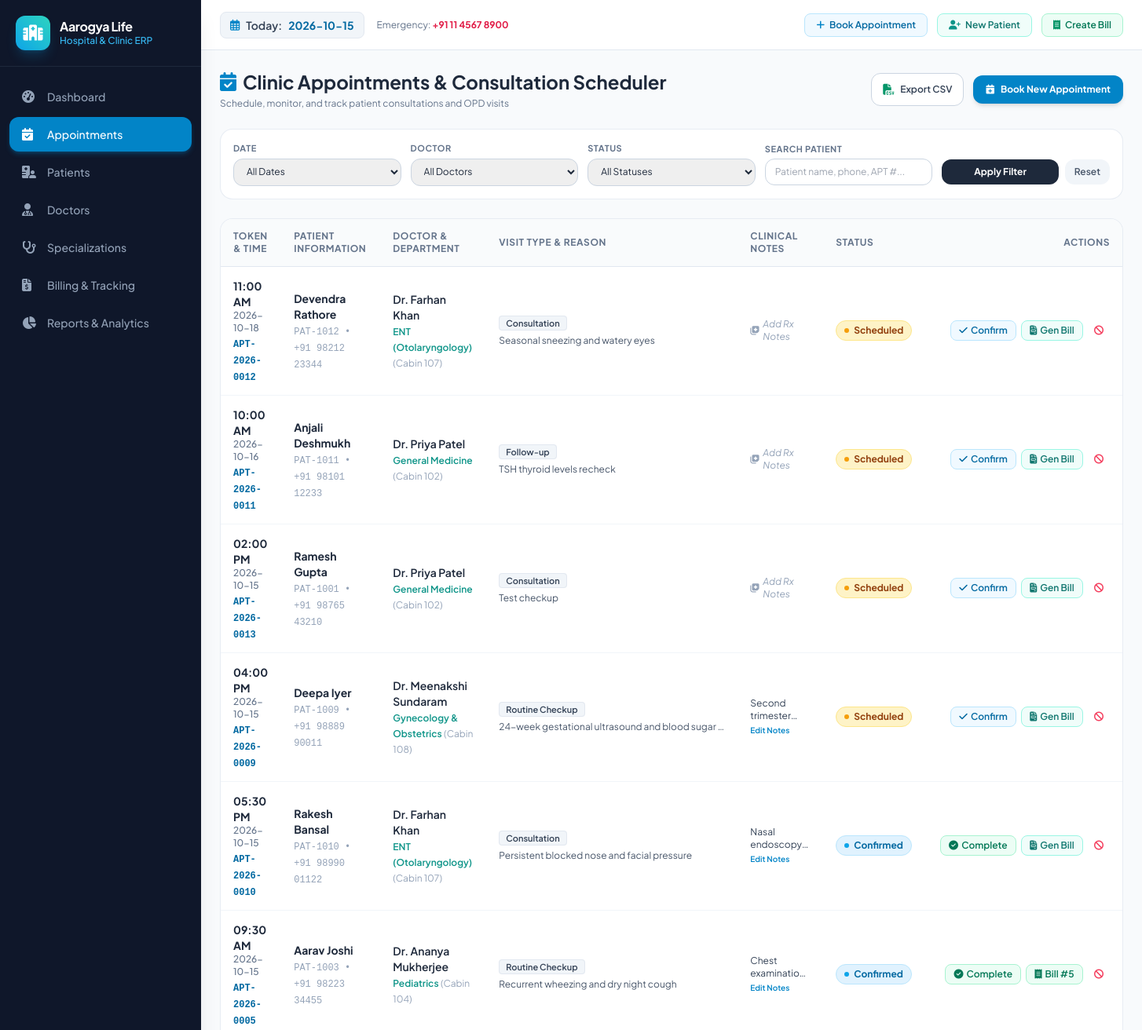
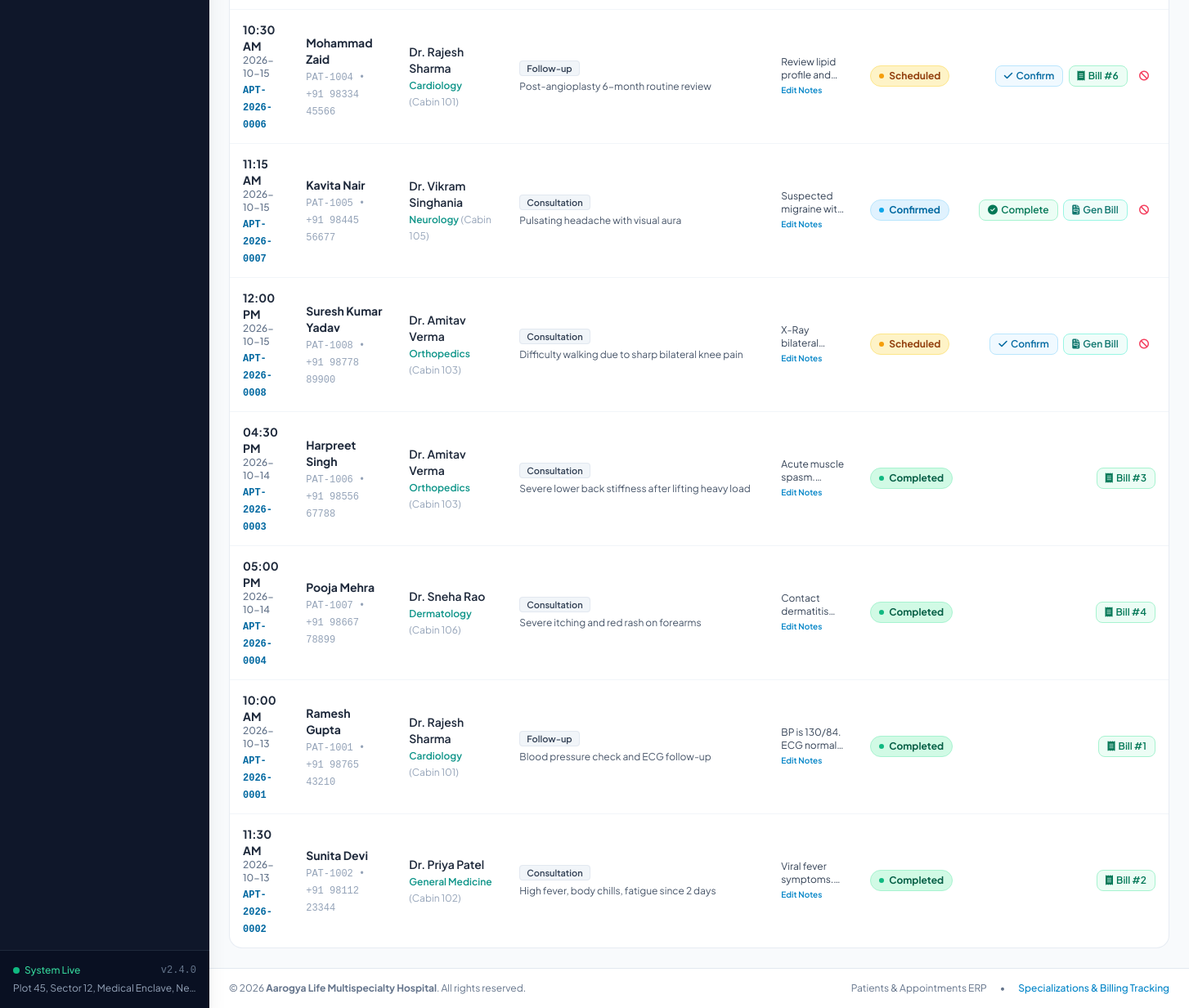
The app's page /appointments with its own data (2 pictures, top to bottom).
### tables this page shows
CREATE TABLE appointments (
        id INTEGER PRIMARY KEY AUTOINCREMENT,
        appointment_no TEXT UNIQUE NOT NULL,
        patient_id INTEGER NOT NULL,
        doctor_id INTEGER NOT NULL,
        appointment_date TEXT NOT NULL,
        appointment_time TEXT NOT NULL,
        visit_type TEXT DEFAULT 'Consultation',
        reason TEXT,
        status TEXT DEFAULT 'Scheduled',
        doctor_notes TEXT,
        created_at TIMESTAMP DEFAULT CURRENT_TIMESTAMP,
        FOREIGN KEY (patient_id) REFERENCES patients (id) ON DELETE CASCADE,
        FOREIGN KEY (doctor_id) REFERENCES doctors (id) ON DELETE RESTRICT
    );

CREATE TABLE patients (
        id INTEGER PRIMARY KEY AUTOINCREMENT,
        patient_id TEXT UNIQUE NOT NULL,
        name TEXT NOT NULL,
        age INTEGER NOT NULL,
        gender TEXT NOT NULL,
        blood_group TEXT DEFAULT 'Unknown',
        phone TEXT NOT NULL,
        email TEXT,
        address TEXT,
        emergency_contact TEXT,
        medical_history TEXT,
        created_at TIMESTAMP DEFAULT CURRENT_TIMESTAMP
    );

CREATE TABLE doctors (
        id INTEGER PRIMARY KEY AUTOINCREMENT,
        name TEXT NOT NULL,
        specialization_id INTEGER NOT NULL,
        qualification TEXT NOT NULL,
        experience_years INTEGER DEFAULT 5,
        phone TEXT NOT NULL,
        email TEXT,
        cabin_no TEXT,
        consultation_fee REAL NOT NULL,
        available_days TEXT DEFAULT 'Mon - Sat',
        available_time TEXT DEFAULT '09:00 AM - 02:00 PM, 05:00 PM - 08:00 PM',
        status TEXT DEFAULT 'Active',
        created_at TIMESTAMP DEFAULT CURRENT_TIMESTAMP,
        FOREIGN KEY (specialization_id) REFERENCES specializations (id) ON DELETE RESTRICT
    );

CREATE TABLE specializations (
        id INTEGER PRIMARY KEY AUTOINCREMENT,
        name TEXT UNIQUE NOT NULL,
        description TEXT,
        icon TEXT DEFAULT 'fa-stethoscope',
        default_fee REAL NOT NULL DEFAULT 500.0,
        created_at TIMESTAMP DEFAULT CURRENT_TIMESTAMP
    );

### app.py (the view)
@app.route('/appointments')
def appointments_list():
    date_filter = request.args.get('date', '')
    doctor_filter = request.args.get('doctor_id', '')
    status_filter = request.args.get('status', '')
    search_query = request.args.get('q', '').strip()
    conn = get_db_connection()
    sql = '''
        SELECT a.*, p.name AS patient_name, p.phone AS patient_phone, p.patient_id AS patient_code,
               d.name AS doctor_name, d.cabin_no, d.consultation_fee, s.name AS specialization_name,
               (SELECT id FROM invoices WHERE appointment_id = a.id LIMIT 1) AS invoice_id
        FROM appointments a
        JOIN patients p ON a.patient_id = p.id
        JOIN doctors d ON a.doctor_id = d.id
        JOIN specializations s ON d.specialization_id = s.id
        WHERE 1=1
    '''
    params = []
    if date_filter == 'today':
        sql += ' AND a.appointment_date = ?'
        params.append(date.today().isoformat())
    elif date_filter and date_filter != 'all':
        sql += ' AND a.appointment_date = ?'
        params.append(date_filter)
    if doctor_filter:
        sql += ' AND a.doctor_id = ?'
        params.append(doctor_filter)
    if status_filter:
        sql += ' AND a.status = ?'
        params.append(status_filter)
    if search_query:
        sql += ' AND (p.name LIKE ? OR a.appointment_no LIKE ? OR p.phone LIKE ?)'
        pattern = f'%{search_query}%'
        params.extend([pattern, pattern, pattern])
    sql += ' ORDER BY a.appointment_date DESC, a.appointment_time ASC'
    appointments = conn.execute(sql, params).fetchall()
    doctors = conn.execute('''
        SELECT d.id, d.name, d.consultation_fee, s.name AS spec_name
        FROM doctors d
        JOIN specializations s ON d.specialization_id = s.id
        WHERE d.status = 'Active'
        ORDER BY d.name ASC
    ''').fetchall()
    patients = conn.execute('SELECT id, patient_id, name, phone FROM patients ORDER BY name ASC').fetchall()
    conn.close()
    return render_template(
        'appointments.html',
        appointments=appointments,
        doctors=doctors,
        patients=patients,
        current_date_filter=date_filter,
        current_doctor_filter=doctor_filter,
        current_status_filter=status_filter,
        search_query=search_query
    )

### templates/appointments.html (shortened to what this page needs)
{% extends 'base.html' %}
{% block content %}
<div class="space-y-6">
    <div class="flex flex-col sm:flex-row sm:items-center justify-between gap-4">
        <div>
            <h1 class="text-2xl font-bold text-slate-800 flex items-center gap-2">
                <i class="fa-solid fa-calendar-check text-sky-600"></i> Clinic Appointments & Consultation Scheduler
            </h1>
            <p class="text-xs text-slate-500 mt-1">Schedule, monitor, and track patient consultations and OPD visits</p>
        </div>
        <div class="flex items-center space-x-3">
            <a href="{{ url_for('export_appointments') }}" class="px-3.5 py-2.5 text-xs font-semibold rounded-xl bg-white border border-slate-300 text-slate-700 hover:bg-slate-50 shadow-xs flex items-center gap-2">
                <i class="fa-solid fa-file-csv text-emerald-600 text-sm"></i> Export CSV
            </a>
            <button onclick="openModal('bookAppointmentModal')" class="px-4 py-2.5 text-xs font-bold rounded-xl bg-sky-600 hover:bg-sky-700 text-white shadow-md flex items-center gap-2">
                <i class="fa-solid fa-calendar-plus"></i> Book New Appointment
            </button>
        </div>
    </div>
    <div class="bg-white p-4 rounded-2xl border border-slate-200/80 shadow-xs">
        <form action="{{ url_for('appointments_list') }}" method="GET" class="grid grid-cols-1 sm:grid-cols-2 lg:grid-cols-5 gap-3 items-center">
            <div>
                <label class="block text-[11px] font-bold uppercase tracking-wider text-slate-500 mb-1">Date</label>
                <select name="date" class="w-full px-3 py-2 text-xs border border-slate-300 rounded-xl focus:ring-2 focus:ring-sky-500">
                    <option value="all" {% if current_date_filter == 'all' or not current_date_filter %}selected{% endif %}>All Dates</option>
                </select>
            </div>
            <div>
                <label class="block text-[11px] font-bold uppercase tracking-wider text-slate-500 mb-1">Doctor</label>
                <select name="doctor_id" class="w-full px-3 py-2 text-xs border border-slate-300 rounded-xl focus:ring-2 focus:ring-sky-500">
                    <option value="">All Doctors</option>
                </select>
            </div>
            <div>
                <label class="block text-[11px] font-bold uppercase tracking-wider text-slate-500 mb-1">Status</label>
                <select name="status" class="w-full px-3 py-2 text-xs border border-slate-300 rounded-xl focus:ring-2 focus:ring-sky-500">
                    <option value="">All Statuses</option>
                </select>
            </div>
            <div>
                <label class="block text-[11px] font-bold uppercase tracking-wider text-slate-500 mb-1">Search Patient</label>
                <input type="text" name="q" value="{{ search_query }}" placeholder="Patient name, phone, APT #..." class="w-full px-3 py-2 text-xs border border-slate-300 rounded-xl focus:ring-2 focus:ring-sky-500">
            </div>
            <div class="flex items-center space-x-2 pt-5">
                <button type="submit" class="w-full py-2 bg-slate-800 hover:bg-slate-900 text-white font-bold text-xs rounded-xl shadow-xs">
                    Apply Filter
                </button>
                <a href="{{ url_for('appointments_list') }}" class="px-3 py-2 bg-slate-100 hover:bg-slate-200 text-slate-600 font-semibold text-xs rounded-xl">
                    Reset
                </a>
            </div>
        </form>
    </div>
    <div class="bg-white rounded-2xl border border-slate-200/80 shadow-xs overflow-hidden">
        {% if appointments %}
        <div class="overflow-x-auto">
            <table class="w-full text-left border-collapse text-sm">
                <thead>
                    <tr class="bg-slate-50/80 text-xs font-bold uppercase tracking-wider text-slate-500 border-b border-slate-200">
                        <th class="py-3.5 px-4">Token & Time</th>
                        <th class="py-3.5 px-4">Patient Information</th>
                        <th class="py-3.5 px-4">Doctor & Department</th>
                        <th class="py-3.5 px-4">Visit Type & Reason</th>
                        <th class="py-3.5 px-4">Clinical Notes</th>
                        <th class="py-3.5 px-4">Status</th>
                        <th class="py-3.5 px-4 text-right">Actions</th>
                    </tr>
                </thead>
                <tbody class="divide-y divide-slate-100">
                    {% for apt in appointments %}
                    <tr class="hover:bg-slate-50/80 transition-colors">
                        <td class="py-3.5 px-4">
                            <span class="font-bold text-slate-800 block">{{ apt.appointment_time }}</span>
                            <span class="text-xs font-medium text-slate-500 block">{{ apt.appointment_date }}</span>
                            <span class="text-xs font-mono text-sky-700 font-bold">{{ apt.appointment_no }}</span>
                        </td>
                        <td class="py-3.5 px-4">
                            <a href="{{ url_for('patient_detail', patient_id=apt.patient_id) }}" class="font-bold text-slate-800 hover:text-sky-600 block">
                                {{ apt.patient_name }}
                            </a>
                            <span class="text-xs text-slate-400 font-mono">{{ apt.patient_code }} • {{ apt.patient_phone }}</span>
                        </td>
                        <td class="py-3.5 px-4">
                            <a href="{{ url_for('doctor_detail', doctor_id=apt.doctor_id) }}" class="font-semibold text-slate-800 hover:underline block">
                                {{ apt.doctor_name }}
                            </a>
                            <span class="text-xs text-teal-600 font-semibold">{{ apt.specialization_name }}</span>
                            <span class="text-xs text-slate-400">({{ apt.cabin_no }})</span>
                        </td>
                        <td class="py-3.5 px-4 max-w-xs">
                            <span class="px-2 py-0.5 rounded text-[11px] font-semibold bg-slate-100 text-slate-700 border border-slate-200">
                                {{ apt.visit_type }}
                            </span>
                            <p class="text-xs text-slate-600 mt-1 truncate" title="{{ apt.reason }}">{{ apt.reason or 'Consultation' }}</p>
                        </td>
                        <td class="py-3.5 px-4 max-w-xs">
                            <button onclick="openNotesModal('{{ apt.id }}', '{{ apt.appointment_no }}', '{{ apt.status }}', `{{ apt.doctor_notes or '' }}`)"
                                    class="text-xs text-left group">
                                {% if apt.doctor_notes %}
                                <span class="text-slate-700 line-clamp-2">{{ apt.doctor_notes }}</span>
                                <span class="text-sky-600 text-[10px] font-semibold group-hover:underline block mt-0.5">Edit Notes</span>
                                {% else %}
                                <span class="text-slate-400 italic flex items-center gap-1 group-hover:text-sky-600">
                                    <i class="fa-solid fa-notes-medical"></i> Add Rx Notes
                                </span>
                                {% endif %}
                            </button>
                        </td>
                        <td class="py-3.5 px-4">
                            <span class="px-2.5 py-1 rounded-full text-xs font-bold inline-flex items-center gap-1.5
                                {% if apt.status == 'Scheduled' %}badge-status-scheduled
                                {% elif apt.status == 'Confirmed' %}badge-status-confirmed
                                {% elif apt.status == 'Completed' %}badge-status-completed
                                {% elif apt.status == 'Cancelled' %}badge-status-cancelled
                                {% else %}bg-slate-100 text-slate-700{% endif %}">
                                <span class="w-1.5 h-1.5 rounded-full
                                    {% if apt.status == 'Scheduled' %}bg-amber-500
                                    {% elif apt.status == 'Confirmed' %}bg-sky-500
                                    {% elif apt.status == 'Completed' %}bg-emerald-500
                                    {% else %}bg-slate-400{% endif %}"></span>
                                {{ apt.status }}
                            </span>
                        </td>
                        <td class="py-3.5 px-4 text-right space-x-1 whitespace-nowrap">
                            {% if apt.status == 'Scheduled' %}
                            <form action="{{ url_for('update_appointment_status', apt_id=apt.id) }}" method="POST" class="inline">
                                <button type="submit" class="px-2.5 py-1 text-xs font-semibold rounded-lg bg-sky-50 text-sky-700 border border-sky-200 hover:bg-sky-100">
                                    <i class="fa-solid fa-check mr-0.5"></i> Confirm
                                </button>
                            </form>
                            {% elif apt.status == 'Confirmed' %}
                            <form action="{{ url_for('update_appointment_status', apt_id=apt.id) }}" method="POST" class="inline">
                                <button type="submit" class="px-2.5 py-1 text-xs font-semibold rounded-lg bg-emerald-50 text-emerald-700 border border-emerald-200 hover:bg-emerald-100">
                                    <i class="fa-solid fa-circle-check mr-0.5"></i> Complete
                                </button>
                            </form>
                            {% endif %}
                            {% if apt.invoice_id %}
                            <a href="{{ url_for('invoice_detail', invoice_id=apt.invoice_id) }}" class="px-2.5 py-1 text-xs font-semibold rounded-lg bg-emerald-50 text-emerald-700 border border-emerald-200 hover:bg-emerald-100 inline-block">
                                <i class="fa-solid fa-receipt mr-0.5"></i> Bill #{{ apt.invoice_id }}
                            </a>
                            {% else %}
                            <a href="{{ url_for('billing_list') }}" class="px-2.5 py-1 text-xs font-semibold rounded-lg bg-teal-50 text-teal-700 border border-teal-200 hover:bg-teal-100 inline-block">
                                <i class="fa-solid fa-file-invoice mr-0.5"></i> Gen Bill
                            </a>
                            {% endif %}
                            {% if apt.status not in ['Completed', 'Cancelled'] %}
                            <form action="{{ url_for('update_appointment_status', apt_id=apt.id) }}" method="POST" class="inline" onsubmit="return confirm('Cancel this appointment?')">
                                <button type="submit" class="px-2 py-1 text-xs text-rose-500 hover:text-rose-700 rounded-lg hover:bg-rose-50" title="Cancel Appointment">
                                    <i class="fa-solid fa-ban"></i>
                                </button>
                            </form>
                            {% endif %}
                        </td>
                    </tr>
                    {% endfor %}
                </tbody>
            </table>
        </div>
        {% endif %}
    </div>
</div>
{% endblock %}

### records on screen
appointments: appointment_time "11:00 AM", appointment_date "2026-10-18", appointment_no "APT-2026-0012", patient_name "Devendra Rathore", patient_code "PAT-1012", patient_phone "+91 98212 23344", doctor_name "Dr. Farhan Khan", specialization_name "ENT (Otolaryngology)", cabin_no "Cabin 107", visit_type "Consultation", reason "Seasonal sneezing and watery eyes", shows "Add Rx Notes", status "Scheduled"
appointments: appointment_time "10:00 AM", appointment_date "2026-10-16", appointment_no "APT-2026-0011", patient_name "Anjali Deshmukh", patient_code "PAT-1011", patient_phone "+91 98101 12233", doctor_name "Dr. Priya Patel", specialization_name "General Medicine", cabin_no "Cabin 102", visit_type "Follow-up", reason "TSH thyroid levels recheck", shows "Add Rx Notes", status "Scheduled"
appointments: appointment_time "02:00 PM", appointment_date "2026-10-15", appointment_no "APT-2026-0013", patient_name "Ramesh Gupta", patient_code "PAT-1001", patient_phone "+91 98765 43210", doctor_name "Dr. Priya Patel", specialization_name "General Medicine", cabin_no "Cabin 102", visit_type "Consultation", reason "Test checkup", shows "Add Rx Notes", status "Scheduled"
appointments: appointment_time "04:00 PM", appointment_date "2026-10-15", appointment_no "APT-2026-0009", patient_name "Deepa Iyer", patient_code "PAT-1009", patient_phone "+91 98889 90011", doctor_name "Dr. Meenakshi Sundaram", specialization_name "Gynecology & Obstetrics", cabin_no "Cabin 108", visit_type "Routine Checkup", reason "24-week gestational ultrasound and blood sugar…", doctor_notes "Second…", status "Scheduled"
appointments: appointment_time "05:30 PM", appointment_date "2026-10-15", appointment_no "APT-2026-0010", patient_name "Rakesh Bansal", patient_code "PAT-1010", patient_phone "+91 98990 01122", doctor_name "Dr. Farhan Khan", specialization_name "ENT (Otolaryngology)", cabin_no "Cabin 107", visit_type "Consultation", reason "Persistent blocked nose and facial pressure", doctor_notes "Nasal…", status "Confirmed"
appointments: appointment_time "09:30 AM", appointment_date "2026-10-15", appointment_no "APT-2026-0005", patient_name "Aarav Joshi", patient_code "PAT-1003", patient_phone "+91 98223 34455", doctor_name "Dr. Ananya Mukherjee", specialization_name "Pediatrics", cabin_no "Cabin 104", visit_type "Routine Checkup", reason "Recurrent wheezing and dry night cough", doctor_notes "Chest…", status "Confirmed", invoice_id "5"
appointments: appointment_time "10:30 AM", appointment_date "2026-10-15", appointment_no "APT-2026-0006", patient_name "Mohammad Zaid", patient_code "PAT-1004", patient_phone "+91 98334 45566", doctor_name "Dr. Rajesh Sharma", specialization_name "Cardiology", cabin_no "Cabin 101", visit_type "Follow-up", reason "Post-angioplasty 6-month routine review", doctor_notes "Review lipid profile…", status "Scheduled", invoice_id "6"
appointments: appointment_time "11:15 AM", appointment_date "2026-10-15", appointment_no "APT-2026-0007", patient_name "Kavita Nair", patient_code "PAT-1005", patient_phone "+91 98445 56677", doctor_name "Dr. Vikram Singhania", specialization_name "Neurology", cabin_no "Cabin 105", visit_type "Consultation", reason "Pulsating headache with visual aura", doctor_notes "Suspected migraine…", status "Confirmed"
appointments: appointment_time "12:00 PM", appointment_date "2026-10-15", appointment_no "APT-2026-0008", patient_name "Suresh Kumar Yadav", patient_code "PAT-1008", patient_phone "+91 98778 89900", doctor_name "Dr. Amitav Verma", specialization_name "Orthopedics", cabin_no "Cabin 103", visit_type "Consultation", reason "Difficulty walking due to sharp bilateral knee pain", doctor_notes "X-Ray…", status "Scheduled"
appointments: appointment_time "04:30 PM", appointment_date "2026-10-14", appointment_no "APT-2026-0003", patient_name "Harpreet Singh", patient_code "PAT-1006", patient_phone "+91 98556 67788", doctor_name "Dr. Amitav Verma", specialization_name "Orthopedics", cabin_no "Cabin 103", visit_type "Consultation", reason "Severe lower back stiffness after lifting heavy load", doctor_notes "Acute muscle…", status "Completed", invoice_id "3"
appointments: appointment_time "05:00 PM", appointment_date "2026-10-14", appointment_no "APT-2026-0004", patient_name "Pooja Mehra", patient_code "PAT-1007", patient_phone "+91 98667 78899", doctor_name "Dr. Sneha Rao", specialization_name "Dermatology", cabin_no "Cabin 106", visit_type "Consultation", reason "Severe itching and red rash on forearms", doctor_notes "Contact…", status "Completed", invoice_id "4"
appointments: appointment_time "10:00 AM", appointment_date "2026-10-13", appointment_no "APT-2026-0001", patient_name "Ramesh Gupta", patient_code "PAT-1001", patient_phone "+91 98765 43210", doctor_name "Dr. Rajesh Sharma", specialization_name "Cardiology", cabin_no "Cabin 101", visit_type "Follow-up", reason "Blood pressure check and ECG follow-up", doctor_notes "BP is 130/84. ECG…", status "Completed", invoice_id "1"
appointments: appointment_time "11:30 AM", appointment_date "2026-10-13", appointment_no "APT-2026-0002", patient_name "Sunita Devi", patient_code "PAT-1002", patient_phone "+91 98112 23344", doctor_name "Dr. Priya Patel", specialization_name "General Medicine", cabin_no "Cabin 102", visit_type "Consultation", reason "High fever, body chills, fatigue since 2 days", doctor_notes "Viral fever…", status "Completed", invoice_id "2"

### other values on screen
{{ hospital_address }} "Plot 45, Sector 12, Medical Enclave, Ne…"
{{ hospital_phone.split('/')[0] }} "+91 11 4567 8900"
{{ hospital_name }} "Aarogya Life Multispecialty Hospital"
